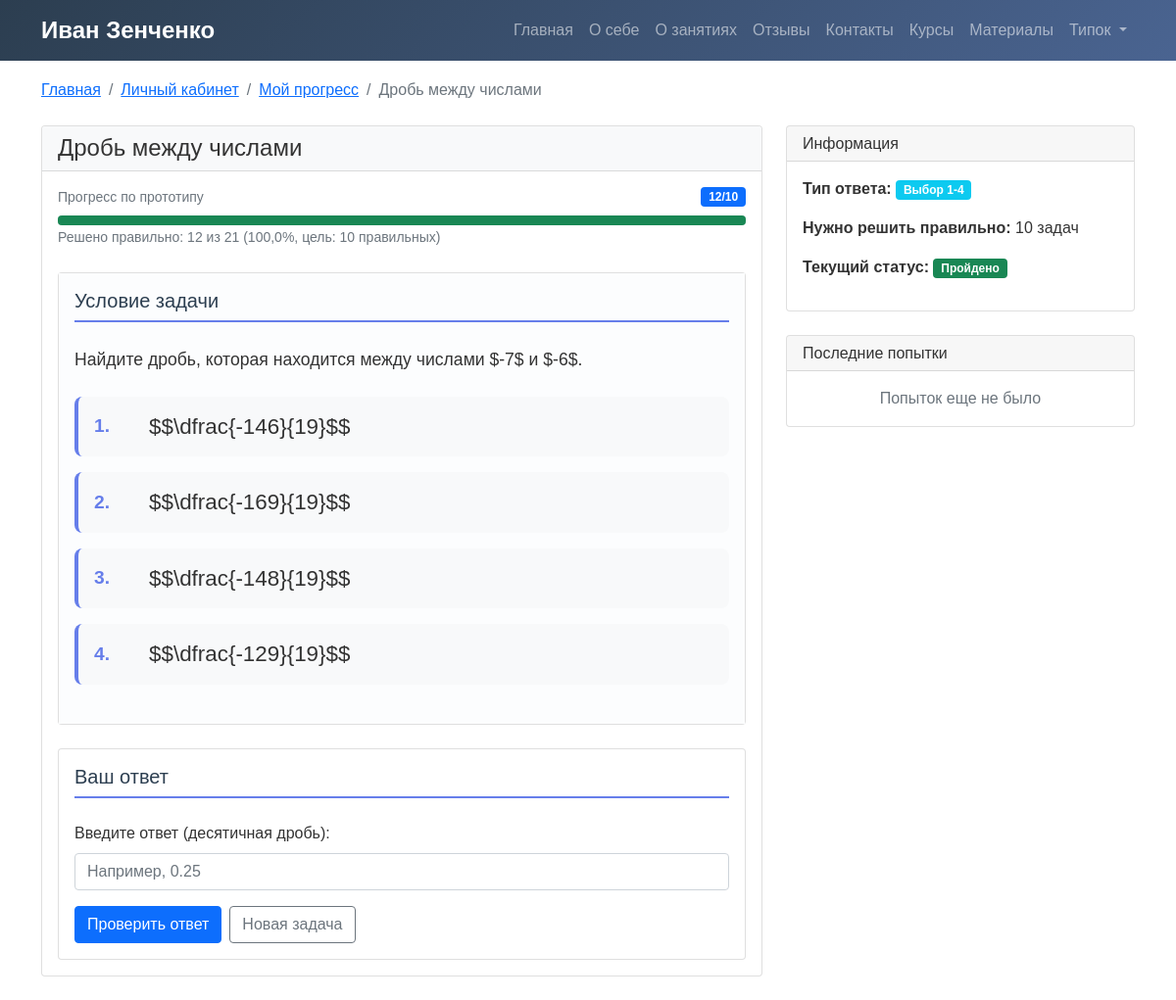
The page /assignment/1/practice/ (signed in) on the database its author committed.
### users/models.py (models this page shows, shortened)
class User(AbstractBaseUser):
    username = models.CharField('Логин', max_length=50, unique=True)
    email = models.EmailField('Email', blank=True, null=True)
    phone = models.CharField('Телефон', max_length=20, blank=True, null=True)
    ROLE_CHOICES = [
        ('student', 'Ученик'),
        ('parent', 'Родитель'),
        ('admin', 'Администратор'),
    ]
    role = models.CharField('Роль', max_length=10, choices=ROLE_CHOICES, default='student')
    is_active = models.BooleanField('Активен', default=True)
    is_staff = models.BooleanField('Персонал', default=False)
    is_superuser = models.BooleanField('Суперпользователь', default=False)
    date_joined = models.DateTimeField('Дата регистрации', default=timezone.now)
    last_login = models.DateTimeField('Последний вход', auto_now=True)
    linked_students = models.ManyToManyField('self', symmetrical=False, blank=True,
                                             limit_choices_to={'role': 'student'})
    objects = UserManager()
    USERNAME_FIELD = 'username'
    REQUIRED_FIELDS = []
    class Meta:
        verbose_name = 'Пользователь'
        verbose_name_plural = 'Пользователи'
        ordering = ['-date_joined']

class Assignment(models.Model):
    lesson = models.ForeignKey(
        Lesson,
        on_delete=models.CASCADE,
        related_name='assignments',
        verbose_name='Урок',
    )
    title = models.CharField('Название задания', max_length=200)
    description = models.TextField('Описание')
    assignment_type = models.CharField(
        'Тип задания',
        max_length=20,
        choices=[
            ('test', 'Тест'),
            ('text_input', 'Текстовый ответ'),
            ('file_upload', 'Загрузка файла'),
            ('code', 'Код'),
        ],
        default='test',
    )
    points = models.IntegerField('Баллы', default=1)
    order = models.IntegerField('Порядок в уроке', default=0)
    problem_generator = models.ForeignKey(
        ProblemGenerator,
        on_delete=models.SET_NULL,
        null=True,
        blank=True,
        related_name='assignments',
        verbose_name='Генератор задач',
        help_text='Если задание использует генератор задач',
    )
    ANSWER_TYPE_CHOICES = [
        ('single_choice', 'Выбор ответа 1-4'),
        ('decimal_input', 'Ввод десятичной дроби'),
        ('text_input', 'Текстовый ответ'),
    ]
    answer_type = models.CharField(
        'Тип ответа',
        max_length=20,
        choices=ANSWER_TYPE_CHOICES,
        default='decimal_input',
    )
    required_correct = models.IntegerField(
        'Требуется правильных решений',
        default=10,
        help_text='Сколько задач нужно решить правильно для прохождения',
    )
    theory_material = models.ForeignKey(
        Material,
        on_delete=models.SET_NULL,
        null=True,
        blank=True,
        verbose_name='Теоретический материал'
    )
    class Meta:
        ordering = ['order']
        verbose_name = 'Задание'
        verbose_name_plural = 'Задания'

class StudentProgress(models.Model):
    student = models.ForeignKey(
        User,
        on_delete=models.CASCADE,
        related_name='progress_records',
        verbose_name='Ученик',
        limit_choices_to={'role': 'student'}
    )
    assignment = models.ForeignKey(
        Assignment,
        on_delete=models.CASCADE,
        related_name='student_progress',
        verbose_name='Прототип задания'
    )
    total_attempts = models.IntegerField('Всего попыток', default=0)
    correct_attempts = models.IntegerField('Правильных попыток', default=0)
    is_completed = models.BooleanField('Пройдено', default=False)
    completed_at = models.DateTimeField('Завершено', null=True, blank=True)
    started_at = models.DateTimeField('Начало изучения', auto_now_add=True)
    updated_at = models.DateTimeField('Последнее обновление', auto_now=True)
    class Meta:
        verbose_name = 'Прогресс ученика'
        verbose_name_plural = 'Прогресс учеников'
        unique_together = ['student', 'assignment']
    def get_percentage(self):
        required = self.assignment.required_correct or 1
        if self.correct_attempts <= 0:
            return 0
        ratio = self.correct_attempts / required
        if ratio > 1:
            ratio = 1
        return ratio * 100

class GeneratedProblem(models.Model):
    assignment = models.ForeignKey(
        Assignment,
        on_delete=models.CASCADE,
        related_name='generated_problems',
        verbose_name='Прототип задания'
    )
    student = models.ForeignKey(
        User,
        on_delete=models.CASCADE,
        related_name='generated_problems',
        verbose_name='Ученик',
        limit_choices_to={'role': 'student'}
    )
    task_data = models.JSONField(
        'Данные задачи',
        default=dict,
        help_text='JSON с параметрами сгенерированной задачи'
    )
    condition_text = models.TextField(
        'Текст условия',
        blank=True,
        help_text='Человекочитаемый текст условия задачи'
    )
    correct_answer = models.JSONField(
        'Правильный ответ',
        help_text='Правильный ответ в формате JSON'
    )
    attempts_count = models.IntegerField('Количество попыток', default=0)
    correct_attempts = models.IntegerField('Правильные попытки', default=0)
    STATUS_CHOICES = [
        ('new', 'Новая'),
        ('solved', 'Решена'),
        ('failed', 'Не решена'),
    ]
    status = models.CharField('Статус', max_length=20, choices=STATUS_CHOICES, default='new')
    created_at = models.DateTimeField('Создана', auto_now_add=True)
    last_attempt_at = models.DateTimeField('Последняя попытка', null=True, blank=True)
    class Meta:
        verbose_name = 'Сгенерированная задача'
        verbose_name_plural = 'Сгенерированные задачи'
        indexes = [
            models.Index(fields=['student', 'status']),
            models.Index(fields=['assignment', 'student']),
        ]

### users/views_exam.py (the view, shortened to what this page needs)
# urls.py: path('assignment/<int:assignment_id>/practice/', views_exam.assignment_practice, name='assignment_practice'),
@login_required
def assignment_practice(request, assignment_id):
    if request.user.role != 'student':
        return redirect('student_dashboard')
    assignment = get_object_or_404(Assignment, id=assignment_id)
    if not Enrollment.objects.filter(
        student=request.user,
        course=assignment.lesson.module.course,
        is_active=True
    ).exists():
        Enrollment.objects.create(
            student=request.user,
            course=assignment.lesson.module.course
        )
    progress, created = StudentProgress.objects.get_or_create(
        student=request.user,
        assignment=assignment
    )
    problem = GeneratedProblem.objects.filter(
        student=request.user,
        assignment=assignment,
        status__in=['new', 'failed']
    ).first()
    attempts = ProblemAttempt.objects.filter(
        problem=problem
    ).order_by('-created_at')[:5]
    return render(request, 'users/assignment_practice.html', {
        'assignment': assignment,
        'problem': problem,
        'progress': progress,
        'attempts': attempts,
        'title': f'Практика: {assignment.title}'
    })

### users/templates/users/assignment_practice.html (shortened to what this page needs)
{% extends "users/visitor_base.html" %}
{% block content %}
<section style="padding-top: 80px;">
    <div class="container">
        <nav aria-label="breadcrumb" class="mb-4">
            <ol class="breadcrumb">
                <li class="breadcrumb-item"><a href="{% url 'home' %}">Главная</a></li>
                <li class="breadcrumb-item"><a href="{% url 'student_dashboard' %}">Личный кабинет</a></li>
                <li class="breadcrumb-item"><a href="{% url 'student_progress' %}">Мой прогресс</a></li>
                <li class="breadcrumb-item active">{{ assignment.title }}</li>
            </ol>
        </nav>
        <div class="row">
            <div class="col-lg-8">
                <div class="card mb-4">
                    <div class="card-header bg-light">
                        <h4 class="mb-0">{{ assignment.title }}</h4>
                    </div>
                    <div class="card-body">
                        <div class="mb-4">
                            <div class="d-flex justify-content-between align-items-center mb-2">
                                <small class="text-muted">Прогресс по прототипу</small>
                                <span class="badge bg-primary" id="progress-badge">
                                    {{ progress.correct_attempts }}/{{ assignment.required_correct }}
                                </span>
                            </div>
                            <div class="progress" style="height: 10px;">
                                <div class="progress-bar bg-success"
                                    id="progress-bar"
                                    style="width: {{ progress.get_percentage }}%"></div>
                            </div>
                            <small class="text-muted" id="progress-text">
                                Решено правильно: {{ progress.correct_attempts }} из {{ progress.total_attempts }}
                                ({{ progress.get_percentage|floatformat:1 }}%, цель: {{ assignment.required_correct }} правильных)
                            </small>
                        </div>
                        <div class="problem-statement card mb-4">
                            <div class="card-body">
                                <h5 class="card-title">Условие задачи</h5>
                                <div id="problem-condition" class="math-content">
                                    {{ problem.condition_text|safe }}
                                </div>
                            </div>
                        </div>
                        <div class="answer-form card">
                            <div class="card-body">
                                <h5 class="card-title">Ваш ответ</h5>
                                <form id="answerForm" data-problem-id="{{ problem.id }}">
                                    <div class="mb-3">
                                        <label class="form-label">Введите ответ (десятичная дробь):</label>
                                        <input type="text"
                                            class="form-control"
                                            name="answer"
                                            id="answerInput"
                                            placeholder="Например, 0.25"
                                            {% if problem.status == 'solved' %}disabled{% endif %}>
                                    </div>
                                    <div class="d-flex gap-2">
                                        <button type="submit" class="btn btn-primary"
                                                {% if problem.status == 'solved' %}disabled{% endif %}>
                                             Проверить ответ
                                        </button>
                                        <button type="button" id="newProblemBtn" class="btn btn-outline-secondary">
                                             Новая задача
                                        </button>
                                    </div>
                                </form>
                            </div>
                        </div>
                    </div>
                </div>
            </div>
            <div class="col-lg-4">
                <div class="card mb-4">
                    <div class="card-header">
                        <h6 class="mb-0"> Информация</h6>
                    </div>
                    <div class="card-body">
                        <p><strong>Тип ответа:</strong>
                            <span class="badge bg-info">Выбор 1-4</span>
                        </p>
                        <p><strong>Нужно решить правильно:</strong>
                            {{ assignment.required_correct }} задач
                        </p>
                        <p id="status-line">
                            <strong>Текущий статус:</strong>
                            {% if progress.is_completed %}
                            <span class="badge bg-success">Пройдено</span>
                            {% else %}
                            <span class="badge bg-warning">В процессе</span>
                            {% endif %}
                        </p>
                    </div>
                </div>
                <div class="card">
                    <div class="card-header">
                        <h6 class="mb-0"> Последние попытки</h6>
                    </div>
                    <div class="card-body">
                        {% if attempts %}
                        <div class="list-group list-group-flush">
                            {% for attempt in attempts %}
                            <div class="list-group-item d-flex justify-content-between align-items-center
                                       {% if attempt.is_correct %}bg-success bg-opacity-10{% else %}bg-danger bg-opacity-10{% endif %}">
                                <div>
                                    <small>{{ attempt.created_at|time }}</small><br>
                                    <span class="badge {% if attempt.is_correct %}bg-success{% else %}bg-danger{% endif %}">
                                        Ответ: {{ attempt.user_answer }}
                                    </span>
                                </div>
                                <div>
                                    {% if attempt.is_correct %}
                                    <i class="bi bi-check-circle text-success"></i>
                                    {% else %}
                                    <i class="bi bi-x-circle text-danger"></i>
                                    {% endif %}
                                </div>
                            </div>
                            {% endfor %}
                        </div>
                        {% else %}
                        <p class="text-muted text-center mb-0">Попыток еще не было</p>
                        {% endif %}
                    </div>
                </div>
            </div>
        </div>
    </div>
</section>
{% endblock %}

### users/templates/users/visitor_base.html (shortened to what this page needs)
<!DOCTYPE html>
<html lang="ru">
<head>
    <link href="https://cdn.jsdelivr.net/npm/bootstrap@5.1.3/dist/css/bootstrap.min.css" rel="stylesheet">
</head>
<body>
    <nav class="navbar navbar-expand-lg navbar-dark fixed-top" style="background: linear-gradient(135deg, var(--primary-color), #4a6491);">
        <div class="container">
            <a class="navbar-brand" href="{% url 'home' %}">Иван Зенченко</a>
            <div class="collapse navbar-collapse" id="navbarNav">
                <ul class="navbar-nav ms-auto">
                    <li class="nav-item"><a class="nav-link" href="{% url 'home' %}">Главная</a></li>
                    <li class="nav-item"><a class="nav-link" href="{% url 'home' %}#about">О себе</a></li>
                    <li class="nav-item"><a class="nav-link" href="{% url 'home' %}#lessons">О занятиях</a></li>
                    <li class="nav-item"><a class="nav-link" href="{% url 'home' %}#reviews">Отзывы</a></li>
                    <li class="nav-item"><a class="nav-link" href="{% url 'home' %}#contact">Контакты</a></li>
                    <li class="nav-item"><a class="nav-link" href="{% url 'courses_list' %}">Курсы</a></li>
                    <li class="nav-item"><a class="nav-link" href="{% url 'materials_list' %}">Материалы</a></li>
                    {% if user.is_authenticated %}
                        <li class="nav-item dropdown">
                            <a class="nav-link dropdown-toggle" href="#" id="userDropdown" role="button"
                            data-bs-toggle="dropdown" aria-expanded="false">
                                {{ user.username }}
                            </a>
                        </li>
                    {% else %}
                        <li class="nav-item">
                            <a class="btn btn-outline-light ms-2" href="{% url 'login' %}">Войти</a>
                        </li>
                    {% endif %}
                </ul>
            </div>
        </div>
    </nav>
    <main>
        {% block content %}{% endblock %}
    </main>
</body>
</html>

### rows shown on the page
User: username "Типок"
Assignment: title "Дробь между числами", required_correct "10"
StudentProgress: correct_attempts "12", total_attempts "21", get_percentage "100,0"
GeneratedProblem: condition_text "Найдите дробь, которая находится между числами $-7$ и $-6$. 1. $$\\dfrac{-146}{19}$$ 2. $$\\dfrac{-169}{19}$$ 3. $$\\dfrac{-148}{19}$$ 4. $$\\dfrac{-129}{19}$$"
